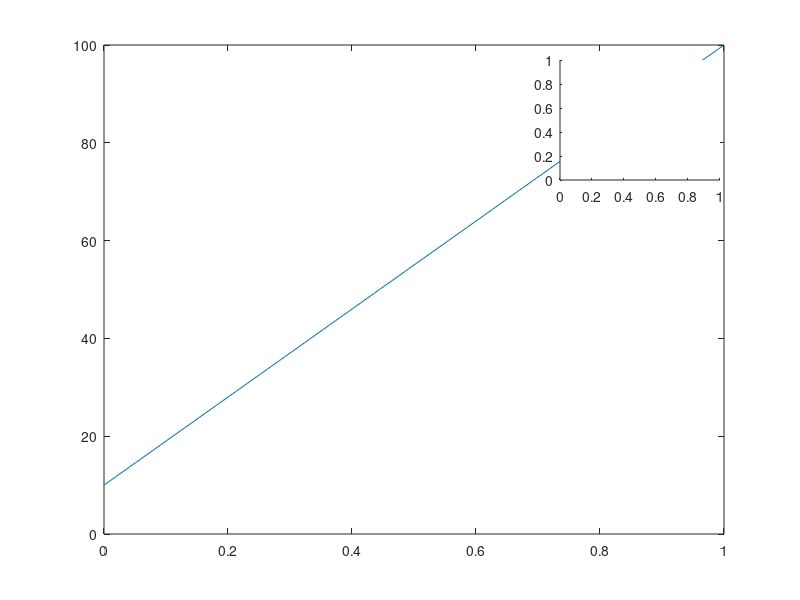

The MATLAB script that drew this image: (Note: this script raises an error after producing the figure.)
clear all
clc

x1 = linspace(0,1);
y1 = linspace(10,100);

x2 = linspace(0,1);
y2 = linspace(100,101);

figure

% plot on large axes
plot(x1,y1);

% create smaller axes in top right, and plot on it
eixo = axes('Position',[.7 .7 .2 .2]);
eixo.ColorOrder = [1 1 1; 1 1 1];

box on

plot(x2,y2);
